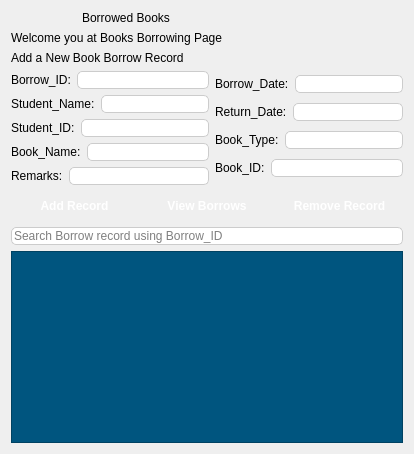
         <widget class="QWidget" name="page_5">
          <layout class="QVBoxLayout" name="verticalLayout_28">
           <item>
            <layout class="QVBoxLayout" name="verticalLayout_27">
             <item>
              <layout class="QVBoxLayout" name="verticalLayout_22">
               <item>
                <layout class="QHBoxLayout" name="horizontalLayout_30">
                 <item>
                  <widget class="QLabel" name="label_35">
                   <property name="maximumSize">
                    <size>
                     <width>65</width>
                     <height>65</height>
                    </size>
                   </property>
                   <property name="text">
                    <string/>
                   </property>
                   <property name="pixmap">
                    <pixmap resource="resource.qrc">:/images/literacy.png</pixmap>
                   </property>
                   <property name="scaledContents">
                    <bool>true</bool>
                   </property>
                  </widget>
                 </item>
                 <item>
                  <widget class="QLabel" name="label_36">
                   <property name="styleSheet">
                    <string notr="true">font: 600 italic 20pt &quot;Segoe UI&quot;;</string>
                   </property>
                   <property name="text">
                    <string>Borrowed Books</string>
                   </property>
                  </widget>
                 </item>
                </layout>
               </item>
               <item>
                <widget class="QLabel" name="label_37">
                 <property name="styleSheet">
                  <string notr="true">font: 600 italic 12pt &quot;Segoe UI&quot;;</string>
                 </property>
                 <property name="text">
                  <string>Welcome you at Books Borrowing Page</string>
                 </property>
                </widget>
               </item>
              </layout>
             </item>
             <item>
              <layout class="QVBoxLayout" name="verticalLayout_25">
               <item>
                <widget class="QLabel" name="label_38">
                 <property name="styleSheet">
                  <string notr="true">font: 600 italic 18pt &quot;Segoe UI&quot;;</string>
                 </property>
                 <property name="text">
                  <string>Add a New Book Borrow Record</string>
                 </property>
                </widget>
               </item>
               <item>
                <layout class="QHBoxLayout" name="horizontalLayout_40">
                 <item>
                  <layout class="QVBoxLayout" name="verticalLayout_23">
                   <item>
                    <layout class="QHBoxLayout" name="horizontalLayout_39">
                     <item>
                      <widget class="QLabel" name="label_39">
                       <property name="text">
                        <string>Borrow_ID:</string>
                       </property>
                      </widget>
                     </item>
                     <item>
                      <widget class="QLineEdit" name="borrow_line_1">
                       <property name="styleSheet">
                        <string notr="true">QLineEdit{
border: 1px solid #ccc;
border-radius: 5px;
}</string>
                       </property>
                      </widget>
                     </item>
                    </layout>
                   </item>
                   <item>
                    <layout class="QHBoxLayout" name="horizontalLayout_38">
                     <item>
                      <widget class="QLabel" name="label_40">
                       <property name="text">
                        <string>Student_Name:</string>
                       </property>
                      </widget>
                     </item>
                     <item>
                      <widget class="QLineEdit" name="borrow_line_2">
                       <property name="styleSheet">
                        <string notr="true">QLineEdit{
border: 1px solid #ccc;
border-radius: 5px;
}</string>
                       </property>
                      </widget>
                     </item>
                    </layout>
                   </item>
                   <item>
                    <layout class="QHBoxLayout" name="horizontalLayout_37">
                     <item>
                      <widget class="QLabel" name="label_41">
                       <property name="text">
                        <string>Student_ID:</string>
                       </property>
                      </widget>
                     </item>
                     <item>
                      <widget class="QLineEdit" name="borrow_line_3">
                       <property name="styleSheet">
                        <string notr="true">QLineEdit{
border: 1px solid #ccc;
border-radius: 5px;
}</string>
                       </property>
                      </widget>
                     </item>
                    </layout>
                   </item>
                   <item>
                    <layout class="QHBoxLayout" name="horizontalLayout_36">
                     <item>
                      <widget class="QLabel" name="label_42">
                       <property name="text">
                        <string>Book_Name:</string>
                       </property>
                      </widget>
                     </item>
                     <item>
                      <widget class="QLineEdit" name="borrow_line_4">
                       <property name="styleSheet">
                        <string notr="true">QLineEdit{
border: 1px solid #ccc;
border-radius: 5px;
}</string>
                       </property>
                      </widget>
                     </item>
                    </layout>
                   </item>
                   <item>
                    <layout class="QHBoxLayout" name="horizontalLayout_34">
                     <item>
                      <widget class="QLabel" name="label_47">
                       <property name="text">
                        <string>Remarks:</string>
                       </property>
                      </widget>
                     </item>
                     <item>
                      <widget class="QLineEdit" name="borrow_line_5">
                       <property name="styleSheet">
                        <string notr="true">QLineEdit{
border: 1px solid #ccc;
border-radius: 5px;
}</string>
                       </property>
                      </widget>
                     </item>
                    </layout>
                   </item>
                  </layout>
                 </item>
                 <item>
                  <layout class="QVBoxLayout" name="verticalLayout_24">
                   <item>
                    <layout class="QHBoxLayout" name="horizontalLayout_31">
                     <item>
                      <widget class="QLabel" name="label_44">
                       <property name="text">
                        <string>Borrow_Date:</string>
                       </property>
                      </widget>
                     </item>
                     <item>
                      <widget class="QLineEdit" name="borrow_line_6">
                       <property name="styleSheet">
                        <string notr="true">QLineEdit{
border: 1px solid #ccc;
border-radius: 5px;
}</string>
                       </property>
                      </widget>
                     </item>
                    </layout>
                   </item>
                   <item>
                    <layout class="QHBoxLayout" name="horizontalLayout_32">
                     <item>
                      <widget class="QLabel" name="label_45">
                       <property name="text">
                        <string>Return_Date:</string>
                       </property>
                      </widget>
                     </item>
                     <item>
                      <widget class="QLineEdit" name="borrow_line_7">
                       <property name="styleSheet">
                        <string notr="true">QLineEdit{
border: 1px solid #ccc;
border-radius: 5px;
}</string>
                       </property>
                      </widget>
                     </item>
                    </layout>
                   </item>
                   <item>
                    <layout class="QHBoxLayout" name="horizontalLayout_33">
                     <item>
                      <widget class="QLabel" name="label_46">
                       <property name="text">
                        <string>Book_Type:</string>
                       </property>
                      </widget>
                     </item>
                     <item>
                      <widget class="QLineEdit" name="borrow_line_8">
                       <property name="styleSheet">
                        <string notr="true">QLineEdit{
border: 1px solid #ccc;
border-radius: 5px;
}</string>
                       </property>
                      </widget>
                     </item>
                    </layout>
                   </item>
                   <item>
                    <layout class="QHBoxLayout" name="horizontalLayout_35">
                     <item>
                      <widget class="QLabel" name="label_43">
                       <property name="text">
                        <string>Book_ID:</string>
                       </property>
                      </widget>
                     </item>
                     <item>
                      <widget class="QLineEdit" name="borrow_line_9">
                       <property name="styleSheet">
                        <string notr="true">QLineEdit{
border: 1px solid #ccc;
border-radius: 5px;
}</string>
                       </property>
                      </widget>
                     </item>
                    </layout>
                   </item>
                  </layout>
                 </item>
                </layout>
               </item>
              </layout>
             </item>
             <item>
              <layout class="QHBoxLayout" name="horizontalLayout_41">
               <item>
                <widget class="QPushButton" name="add_borrow_record_btn">
                 <property name="styleSheet">
                  <string notr="true">QPushButton { 
color: white; 
border-radius: 8px; 
padding: 8px 16px; 
font-weight: bold; 
} 
QPushButton:hover { 
background-color: #1E6FD9; 
} 
QPushButton:pressed { 
background-color: #174EA6; 
} </string>
                 </property>
                 <property name="text">
                  <string>Add Record</string>
                 </property>
                 <property name="icon">
                  <iconset resource="resource.qrc">
                   <normaloff>:/images/plus (2).png</normaloff>:/images/plus (2).png</iconset>
                 </property>
                 <property name="iconSize">
                  <size>
                   <width>16</width>
                   <height>16</height>
                  </size>
                 </property>
                 <property name="checkable">
                  <bool>true</bool>
                 </property>
                </widget>
               </item>
               <item>
                <widget class="QPushButton" name="view_borrows_btn">
                 <property name="styleSheet">
                  <string notr="true">QPushButton { 
color: white; 
border-radius: 8px; 
padding: 8px 16px; 
font-weight: bold; 
} 
QPushButton:hover { 
background-color: #1E6FD9; 
} 
QPushButton:pressed { 
background-color: #174EA6; 
} </string>
                 </property>
                 <property name="text">
                  <string>View Borrows</string>
                 </property>
                 <property name="icon">
                  <iconset resource="resource.qrc">
                   <normaloff>:/images/vecteezy_eye-3d-rendering-icon-illustration_28203822.png</normaloff>:/images/vecteezy_eye-3d-rendering-icon-illustration_28203822.png</iconset>
                 </property>
                 <property name="iconSize">
                  <size>
                   <width>25</width>
                   <height>25</height>
                  </size>
                 </property>
                 <property name="checkable">
                  <bool>true</bool>
                 </property>
                </widget>
               </item>
               <item>
                <widget class="QPushButton" name="remove_borrow_record_btn">
                 <property name="styleSheet">
                  <string notr="true">QPushButton { 
color: white; 
border-radius: 8px; 
padding: 8px 16px; 
font-weight: bold; 
} 
QPushButton:hover { 
background-color: red; 
} 
QPushButton:pressed { 
background-color: #174EA6; 
} </string>
                 </property>
                 <property name="text">
                  <string>Remove Record</string>
                 </property>
                 <property name="icon">
                  <iconset resource="resource.qrc">
                   <normaloff>:/images/minus.png</normaloff>:/images/minus.png</iconset>
                 </property>
                 <property name="iconSize">
                  <size>
                   <width>16</width>
                   <height>16</height>
                  </size>
                 </property>
                 <property name="checkable">
                  <bool>true</bool>
                 </property>
                </widget>
               </item>
              </layout>
             </item>
             <item>
              <layout class="QVBoxLayout" name="verticalLayout_26">
               <item>
                <widget class="QLineEdit" name="borrow_table_search">
                 <property name="styleSheet">
                  <string notr="true">QLineEdit{
border: 1px solid #ccc;
border-radius: 5px;
}</string>
                 </property>
                 <property name="placeholderText">
                  <string>Search Borrow record using Borrow_ID</string>
                 </property>
                </widget>
               </item>
               <item>
                <widget class="QTableWidget" name="borrow_books_table">
                 <property name="styleSheet">
                  <string notr="true">color: rgb(0, 0, 0);
background-color: rgb(0, 85, 127);</string>
                 </property>
                </widget>
               </item>
              </layout>
             </item>
            </layout>
           </item>
          </layout>
         </widget>
